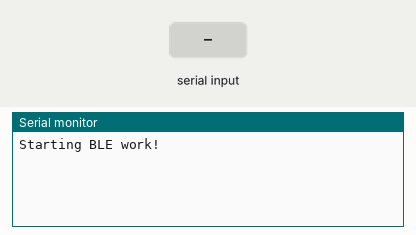
A sketch run on a simulated ESP32. Shown: the last lines printed to the serial monitor. Inputs (shaded band) come from the test bench. USB keyboard and mouse output is not drawn.

Above: at 1.2 s.
1.3 s: "90,45\n" received over Serial
At 2.5 s:
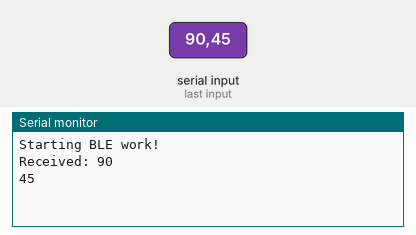
2.8 s: "30,150\n" received over Serial
At 3.7 s:
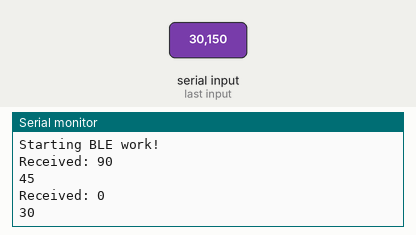

Measured:
- after the input at 1.3 s, the serial monitor: prints a new line at once (image 1)
- after the input at 2.8 s, the serial monitor: prints a new line at once (image 2)

The sketch:

GRIPPI_ble.ino
```cpp
/*
  using https://github.com/T-vK/ESP32-BLE-Mouse
*/
#include <BleMouse.h>
BleMouse bleMouse;


int xMove = 0; //x coordinate
int yMove = 0; //y coordinate

void setup()
{
  Serial.begin(115200);
  Serial.println("Starting BLE work!");
  bleMouse.begin();
}

void loop()
{
  if (bleMouse.isConnected())
  {
    // check if data is available
    if (Serial.available() > 0)
    {
      // read the incoming data:
      xMove = Serial.parseInt();
      yMove = Serial.parseInt();

//      bleMouse.move(xMove, yMove, 0);
      for (int i=0; i<=10; i++)
      {
        bleMouse.move(xMove/10, yMove/10, 0);
      }

      // prints the received data
      Serial.print("Received: ");
      Serial.println(xMove);
      Serial.println(yMove);
    }
  }
  delay(50);
}
```
